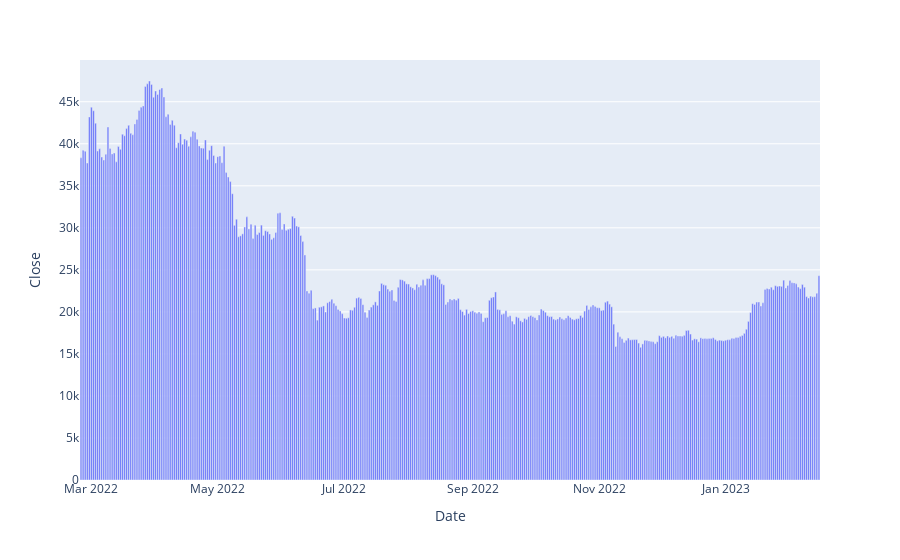

This figure's notebook cell:
### Code cell
figure = px.bar(data, x = "Date", y= "Close")
figure.show()

### Figure 1 — Plotly figure (JSON) as saved in the notebook; plotly's stock layout.template omitted (floating-point values rounded to 4 significant figures; data arrays with more than 128 entries replaced by an {"elided": "..."} marker saying what was removed)
{"data": [{"alignmentgroup": "True", "hovertemplate": "Date=%{x}<br>Close=%{y}<extra></extra>", "legendgroup": "", "marker": {"color": "#636efa", "pattern": {"shape": ""}}, "name": "", "offsetgroup": "", "orientation": "v", "showlegend": false, "textposition": "auto", "type": "bar", "x": {"elided": "357 str values"}, "xaxis": "x", "y": {"elided": "357 float values"}, "yaxis": "y"}], "layout": {"barmode": "relative", "legend": {"tracegroupgap": 0}, "margin": {"t": 60}, "xaxis": {"anchor": "y", "domain": [0, 1], "title": {"text": "Date"}}, "yaxis": {"anchor": "x", "domain": [0, 1], "title": {"text": "Close"}}}}
